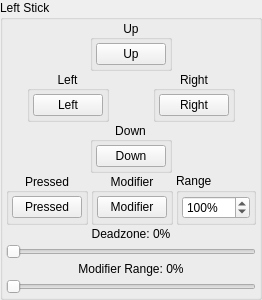
            <widget class="QGroupBox" name="LStick">
             <property name="sizePolicy">
              <sizepolicy hsizetype="Fixed" vsizetype="Fixed">
               <horstretch>0</horstretch>
               <verstretch>0</verstretch>
              </sizepolicy>
             </property>
             <property name="title">
              <string>Left Stick</string>
             </property>
             <property name="alignment">
              <set>Qt::AlignLeading|Qt::AlignLeft|Qt::AlignTop</set>
             </property>
             <layout class="QVBoxLayout" name="verticalLayout_3">
              <property name="spacing">
               <number>0</number>
              </property>
              <property name="sizeConstraint">
               <enum>QLayout::SetDefaultConstraint</enum>
              </property>
              <property name="leftMargin">
               <number>3</number>
              </property>
              <property name="topMargin">
               <number>0</number>
              </property>
              <property name="rightMargin">
               <number>3</number>
              </property>
              <property name="bottomMargin">
               <number>0</number>
              </property>
              <item>
               <widget class="QWidget" name="buttonLStickUpWidget" native="true">
                <layout class="QHBoxLayout" name="horizontalLayout_20">
                 <property name="spacing">
                  <number>0</number>
                 </property>
                 <property name="leftMargin">
                  <number>0</number>
                 </property>
                 <property name="topMargin">
                  <number>0</number>
                 </property>
                 <property name="rightMargin">
                  <number>0</number>
                 </property>
                 <property name="bottomMargin">
                  <number>0</number>
                 </property>
                 <item>
                  <spacer name="horizontalSpacerLStickUpLeft">
                   <property name="orientation">
                    <enum>Qt::Horizontal</enum>
                   </property>
                   <property name="sizeHint" stdset="0">
                    <size>
                     <width>20</width>
                     <height>20</height>
                    </size>
                   </property>
                  </spacer>
                 </item>
                 <item alignment="Qt::AlignHCenter">
                  <widget class="QGroupBox" name="buttonLStickUpGroup">
                   <property name="title">
                    <string>Up</string>
                   </property>
                   <property name="alignment">
                    <set>Qt::AlignCenter</set>
                   </property>
                   <property name="flat">
                    <bool>false</bool>
                   </property>
                   <layout class="QVBoxLayout" name="buttonLStickUpVerticalLayout">
                    <property name="spacing">
                     <number>3</number>
                    </property>
                    <property name="leftMargin">
                     <number>3</number>
                    </property>
                    <property name="topMargin">
                     <number>3</number>
                    </property>
                    <property name="rightMargin">
                     <number>3</number>
                    </property>
                    <property name="bottomMargin">
                     <number>3</number>
                    </property>
                    <item>
                     <widget class="QPushButton" name="buttonLStickUp">
                      <property name="minimumSize">
                       <size>
                        <width>68</width>
                        <height>0</height>
                       </size>
                      </property>
                      <property name="maximumSize">
                       <size>
                        <width>68</width>
                        <height>16777215</height>
                       </size>
                      </property>
                      <property name="styleSheet">
                       <string notr="true">min-width: 68px;</string>
                      </property>
                      <property name="text">
                       <string>Up</string>
                      </property>
                     </widget>
                    </item>
                   </layout>
                  </widget>
                 </item>
                 <item>
                  <spacer name="horizontalSpacerLStickUpRight">
                   <property name="orientation">
                    <enum>Qt::Horizontal</enum>
                   </property>
                   <property name="sizeHint" stdset="0">
                    <size>
                     <width>20</width>
                     <height>20</height>
                    </size>
                   </property>
                  </spacer>
                 </item>
                </layout>
               </widget>
              </item>
              <item>
               <layout class="QHBoxLayout" name="buttonLStickLeftRightHorizontaLayout">
                <property name="spacing">
                 <number>3</number>
                </property>
                <item alignment="Qt::AlignHCenter">
                 <widget class="QGroupBox" name="buttonLStickLeftGroup">
                  <property name="title">
                   <string>Left</string>
                  </property>
                  <property name="alignment">
                   <set>Qt::AlignCenter</set>
                  </property>
                  <layout class="QVBoxLayout" name="buttonLStickLeftVerticalLayout">
                   <property name="spacing">
                    <number>3</number>
                   </property>
                   <property name="leftMargin">
                    <number>3</number>
                   </property>
                   <property name="topMargin">
                    <number>3</number>
                   </property>
                   <property name="rightMargin">
                    <number>3</number>
                   </property>
                   <property name="bottomMargin">
                    <number>3</number>
                   </property>
                   <item>
                    <widget class="QPushButton" name="buttonLStickLeft">
                     <property name="minimumSize">
                      <size>
                       <width>68</width>
                       <height>0</height>
                      </size>
                     </property>
                     <property name="maximumSize">
                      <size>
                       <width>68</width>
                       <height>16777215</height>
                      </size>
                     </property>
                     <property name="styleSheet">
                      <string notr="true">min-width: 68px;</string>
                     </property>
                     <property name="text">
                      <string>Left</string>
                     </property>
                    </widget>
                   </item>
                  </layout>
                 </widget>
                </item>
                <item alignment="Qt::AlignHCenter">
                 <widget class="QGroupBox" name="buttonLStickRightGroup">
                  <property name="title">
                   <string>Right</string>
                  </property>
                  <property name="alignment">
                   <set>Qt::AlignCenter</set>
                  </property>
                  <layout class="QVBoxLayout" name="buttonLStickRightVerticalLayout">
                   <property name="spacing">
                    <number>3</number>
                   </property>
                   <property name="leftMargin">
                    <number>3</number>
                   </property>
                   <property name="topMargin">
                    <number>3</number>
                   </property>
                   <property name="rightMargin">
                    <number>3</number>
                   </property>
                   <property name="bottomMargin">
                    <number>3</number>
                   </property>
                   <item>
                    <widget class="QPushButton" name="buttonLStickRight">
                     <property name="minimumSize">
                      <size>
                       <width>68</width>
                       <height>0</height>
                      </size>
                     </property>
                     <property name="maximumSize">
                      <size>
                       <width>68</width>
                       <height>16777215</height>
                      </size>
                     </property>
                     <property name="styleSheet">
                      <string notr="true">min-width: 68px;</string>
                     </property>
                     <property name="text">
                      <string>Right</string>
                     </property>
                    </widget>
                   </item>
                  </layout>
                 </widget>
                </item>
               </layout>
              </item>
              <item>
               <widget class="QWidget" name="buttonLStickDownWidget" native="true">
                <layout class="QHBoxLayout" name="horizontalLayout_22">
                 <property name="spacing">
                  <number>0</number>
                 </property>
                 <property name="leftMargin">
                  <number>0</number>
                 </property>
                 <property name="topMargin">
                  <number>0</number>
                 </property>
                 <property name="rightMargin">
                  <number>0</number>
                 </property>
                 <property name="bottomMargin">
                  <number>0</number>
                 </property>
                 <item>
                  <spacer name="horizontalSpacerLStickDownLeft">
                   <property name="orientation">
                    <enum>Qt::Horizontal</enum>
                   </property>
                   <property name="sizeHint" stdset="0">
                    <size>
                     <width>20</width>
                     <height>20</height>
                    </size>
                   </property>
                  </spacer>
                 </item>
                 <item alignment="Qt::AlignHCenter">
                  <widget class="QGroupBox" name="buttonLStickDownGroup">
                   <property name="title">
                    <string>Down</string>
                   </property>
                   <property name="alignment">
                    <set>Qt::AlignCenter</set>
                   </property>
                   <layout class="QVBoxLayout" name="buttonLStickDownVerticalLayout">
                    <property name="spacing">
                     <number>3</number>
                    </property>
                    <property name="leftMargin">
                     <number>3</number>
                    </property>
                    <property name="topMargin">
                     <number>3</number>
                    </property>
                    <property name="rightMargin">
                     <number>3</number>
                    </property>
                    <property name="bottomMargin">
                     <number>3</number>
                    </property>
                    <item>
                     <widget class="QPushButton" name="buttonLStickDown">
                      <property name="minimumSize">
                       <size>
                        <width>68</width>
                        <height>0</height>
                       </size>
                      </property>
                      <property name="maximumSize">
                       <size>
                        <width>68</width>
                        <height>16777215</height>
                       </size>
                      </property>
                      <property name="styleSheet">
                       <string notr="true">min-width: 68px;</string>
                      </property>
                      <property name="text">
                       <string>Down</string>
                      </property>
                     </widget>
                    </item>
                   </layout>
                  </widget>
                 </item>
                 <item>
                  <spacer name="horizontalSpacerLStickDownRight">
                   <property name="orientation">
                    <enum>Qt::Horizontal</enum>
                   </property>
                   <property name="sizeHint" stdset="0">
                    <size>
                     <width>20</width>
                     <height>20</height>
                    </size>
                   </property>
                  </spacer>
                 </item>
                </layout>
               </widget>
              </item>
              <item>
               <layout class="QHBoxLayout" name="buttonLStickPressedModifierHorizontalLayout">
                <property name="spacing">
                 <number>3</number>
                </property>
                <item alignment="Qt::AlignHCenter">
                 <widget class="QGroupBox" name="buttonLStickPressedGroup">
                  <property name="title">
                   <string>Pressed</string>
                  </property>
                  <property name="alignment">
                   <set>Qt::AlignCenter</set>
                  </property>
                  <layout class="QVBoxLayout" name="buttonLStickPressedVerticalLayout" stretch="0">
                   <property name="spacing">
                    <number>3</number>
                   </property>
                   <property name="leftMargin">
                    <number>3</number>
                   </property>
                   <property name="topMargin">
                    <number>3</number>
                   </property>
                   <property name="rightMargin">
                    <number>3</number>
                   </property>
                   <property name="bottomMargin">
                    <number>3</number>
                   </property>
                   <item>
                    <widget class="QPushButton" name="buttonLStick">
                     <property name="minimumSize">
                      <size>
                       <width>68</width>
                       <height>0</height>
                      </size>
                     </property>
                     <property name="maximumSize">
                      <size>
                       <width>68</width>
                       <height>16777215</height>
                      </size>
                     </property>
                     <property name="styleSheet">
                      <string notr="true">min-width: 68px;</string>
                     </property>
                     <property name="text">
                      <string>Pressed</string>
                     </property>
                    </widget>
                   </item>
                  </layout>
                 </widget>
                </item>
                <item alignment="Qt::AlignHCenter">
                 <widget class="QGroupBox" name="buttonLStickModGroup">
                  <property name="title">
                   <string>Modifier</string>
                  </property>
                  <property name="alignment">
                   <set>Qt::AlignCenter</set>
                  </property>
                  <layout class="QVBoxLayout" name="buttonLStickModVerticalLayout">
                   <property name="spacing">
                    <number>3</number>
                   </property>
                   <property name="leftMargin">
                    <number>3</number>
                   </property>
                   <property name="topMargin">
                    <number>3</number>
                   </property>
                   <property name="rightMargin">
                    <number>3</number>
                   </property>
                   <property name="bottomMargin">
                    <number>3</number>
                   </property>
                   <item>
                    <widget class="QPushButton" name="buttonLStickMod">
                     <property name="minimumSize">
                      <size>
                       <width>68</width>
                       <height>0</height>
                      </size>
                     </property>
                     <property name="maximumSize">
                      <size>
                       <width>68</width>
                       <height>16777215</height>
                      </size>
                     </property>
                     <property name="styleSheet">
                      <string notr="true">min-width: 68px;</string>
                     </property>
                     <property name="text">
                      <string>Modifier</string>
                     </property>
                    </widget>
                   </item>
                  </layout>
                 </widget>
                </item>
                <item>
                 <widget class="QGroupBox" name="buttonLStickRangeGroup">
                  <property name="title">
                   <string>Range</string>
                  </property>
                  <layout class="QHBoxLayout" name="buttonLStickRangeGroupHorizontalLayout">
                   <property name="spacing">
                    <number>3</number>
                   </property>
                   <property name="leftMargin">
                    <number>3</number>
                   </property>
                   <property name="topMargin">
                    <number>3</number>
                   </property>
                   <property name="rightMargin">
                    <number>3</number>
                   </property>
                   <property name="bottomMargin">
                    <number>3</number>
                   </property>
                   <item>
                    <widget class="QSpinBox" name="spinboxLStickRange">
                     <property name="minimumSize">
                      <size>
                       <width>68</width>
                       <height>21</height>
                      </size>
                     </property>
                     <property name="maximumSize">
                      <size>
                       <width>68</width>
                       <height>16777215</height>
                      </size>
                     </property>
                     <property name="suffix">
                      <string>%</string>
                     </property>
                     <property name="minimum">
                      <number>50</number>
                     </property>
                     <property name="maximum">
                      <number>150</number>
                     </property>
                     <property name="value">
                      <number>100</number>
                     </property>
                    </widget>
                   </item>
                  </layout>
                 </widget>
                </item>
               </layout>
              </item>
              <item>
               <layout class="QVBoxLayout" name="sliderLStickDeadzoneModifierRangeVerticalLayout">
                <property name="spacing">
                 <number>3</number>
                </property>
                <property name="sizeConstraint">
                 <enum>QLayout::SetDefaultConstraint</enum>
                </property>
                <property name="leftMargin">
                 <number>0</number>
                </property>
                <property name="topMargin">
                 <number>2</number>
                </property>
                <property name="rightMargin">
                 <number>0</number>
                </property>
                <property name="bottomMargin">
                 <number>3</number>
                </property>
                <item>
                 <layout class="QHBoxLayout" name="sliderLStickDeadzoneHorizontalLayout">
                  <item>
                   <widget class="QLabel" name="labelLStickDeadzone">
                    <property name="text">
                     <string>Deadzone: 0%</string>
                    </property>
                    <property name="alignment">
                     <set>Qt::AlignHCenter</set>
                    </property>
                   </widget>
                  </item>
                 </layout>
                </item>
                <item>
                 <widget class="QSlider" name="sliderLStickDeadzone">
                  <property name="maximum">
                   <number>100</number>
                  </property>
                  <property name="orientation">
                   <enum>Qt::Horizontal</enum>
                  </property>
                 </widget>
                </item>
                <item>
                 <layout class="QHBoxLayout" name="sliderLStickModifierRangeHorizontalLayout">
                  <item>
                   <widget class="QLabel" name="labelLStickModifierRange">
                    <property name="text">
                     <string>Modifier Range: 0%</string>
                    </property>
                    <property name="alignment">
                     <set>Qt::AlignHCenter</set>
                    </property>
                   </widget>
                  </item>
                 </layout>
                </item>
                <item>
                 <widget class="QSlider" name="sliderLStickModifierRange">
                  <property name="maximum">
                   <number>100</number>
                  </property>
                  <property name="orientation">
                   <enum>Qt::Horizontal</enum>
                  </property>
                 </widget>
                </item>
               </layout>
              </item>
             </layout>
            </widget>
